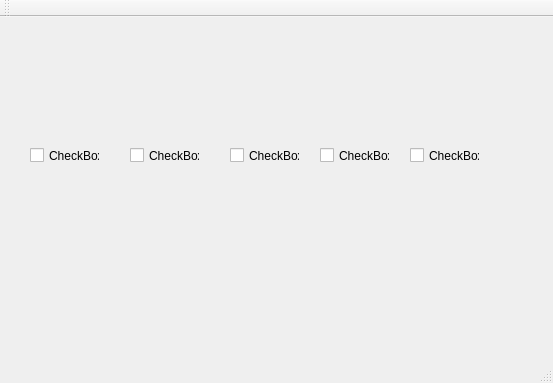
<?xml version="1.0" encoding="UTF-8"?>
<ui version="4.0">
 <class>MainWindow</class>
 <widget class="QMainWindow" name="MainWindow">
  <property name="geometry">
   <rect>
    <x>0</x>
    <y>0</y>
    <width>553</width>
    <height>383</height>
   </rect>
  </property>
  <property name="windowTitle">
   <string>MainWindow</string>
  </property>
  <widget class="QWidget" name="centralWidget">
   <widget class="QCheckBox" name="checkBox_1">
    <property name="geometry">
     <rect>
      <x>30</x>
      <y>130</y>
      <width>70</width>
      <height>17</height>
     </rect>
    </property>
    <property name="text">
     <string>CheckBox</string>
    </property>
   </widget>
   <widget class="QCheckBox" name="checkBox_2">
    <property name="geometry">
     <rect>
      <x>130</x>
      <y>130</y>
      <width>70</width>
      <height>17</height>
     </rect>
    </property>
    <property name="text">
     <string>CheckBox</string>
    </property>
   </widget>
   <widget class="QCheckBox" name="checkBox_3">
    <property name="geometry">
     <rect>
      <x>230</x>
      <y>130</y>
      <width>70</width>
      <height>17</height>
     </rect>
    </property>
    <property name="text">
     <string>CheckBox</string>
    </property>
   </widget>
   <widget class="QCheckBox" name="checkBox_4">
    <property name="geometry">
     <rect>
      <x>320</x>
      <y>130</y>
      <width>70</width>
      <height>17</height>
     </rect>
    </property>
    <property name="text">
     <string>CheckBox</string>
    </property>
   </widget>
   <widget class="QCheckBox" name="checkBox_5">
    <property name="geometry">
     <rect>
      <x>410</x>
      <y>130</y>
      <width>70</width>
      <height>17</height>
     </rect>
    </property>
    <property name="text">
     <string>CheckBox</string>
    </property>
   </widget>
  </widget>
  <widget class="QMenuBar" name="menuBar">
   <property name="geometry">
    <rect>
     <x>0</x>
     <y>0</y>
     <width>553</width>
     <height>21</height>
    </rect>
   </property>
  </widget>
  <widget class="QToolBar" name="mainToolBar">
   <attribute name="toolBarArea">
    <enum>TopToolBarArea</enum>
   </attribute>
   <attribute name="toolBarBreak">
    <bool>false</bool>
   </attribute>
  </widget>
  <widget class="QStatusBar" name="statusBar"/>
 </widget>
 <layoutdefault spacing="6" margin="11"/>
 <resources/>
 <connections/>
</ui>
